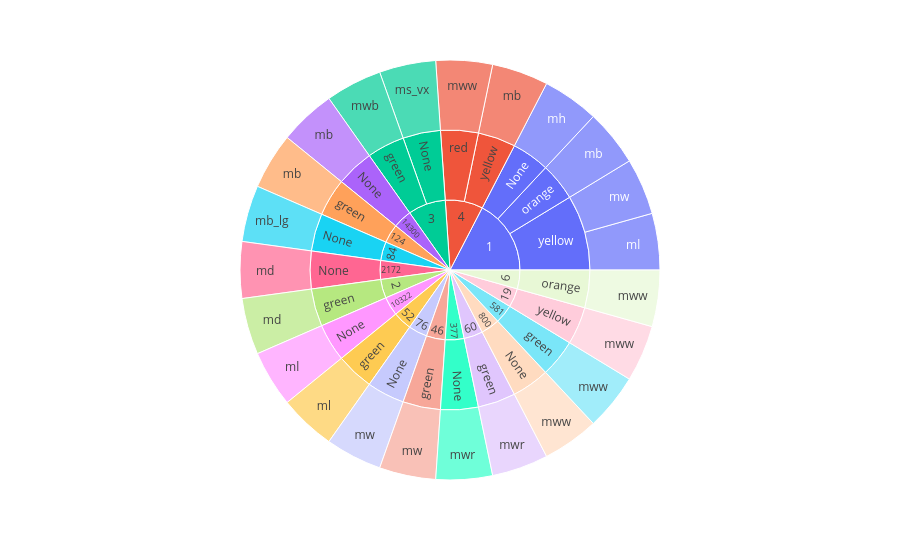

The notebook cell saved with this chart:
### Code cell
fig_sunburst=px.sunburst(
    magnitude_analysis,
    path=['count', 'alert_level', 'magnitude_type'],
)
fig_sunburst.show()

### Figure 1 — Plotly figure (JSON) as saved in the notebook; plotly's stock layout.template omitted (floating-point values rounded to 4 significant figures)
{"data": [{"branchvalues": "total", "domain": {"x": [0, 1], "y": [0, 1]}, "hovertemplate": "labels=%{label}<br>countalert_levelmagnitude_typemagnitude_type_path_copyalert_level_path_copycount_path_copy=%{value}<br>parent=%{parent}<br>id=%{id}<extra></extra>", "ids": ["14300/None/mb", "124/green/mb", "4/yellow/mb", "1/orange/mb", "84/None/mb_lg", "2172/None/md", "2/green/md", "1/None/mh", "10322/None/ml", "52/green/ml", "1/yellow/ml", "3/None/ms_vx", "76/None/mw", "46/green/mw", "1/yellow/mw", "3/green/mwb", "377/None/mwr", "60/green/mwr", "800/None/mww", "581/green/mww", "19/yellow/mww", "6/orange/mww", "4/red/mww", "14300/None", "124/green", "4/yellow", "1/orange", "84/None", "2172/None", "2/green", "1/None", "10322/None", "52/green", "1/yellow", "3/None", "76/None", "46/green", "3/green", "377/None", "60/green", "800/None", "581/green", "19/yellow", "6/orange", "4/red", "14300", "124", "4", "1", "84", "2172", "2", "10322", "52", "3", "76", "46", "377", "60", "800", "581", "19", "6"], "labels": ["mb", "mb", "mb", "mb", "mb_lg", "md", "md", "mh", "ml", "ml", "ml", "ms_vx", "mw", "mw", "mw", "mwb", "mwr", "mwr", "mww", "mww", "mww", "mww", "mww", "None", "green", "yellow", "orange", "None", "None", "green", "None", "None", "green", "yellow", "None", "None", "green", "green", "None", "green", "None", "green", "yellow", "orange", "red", "14300", "124", "4", "1", "84", "2172", "2", "10322", "52", "3", "76", "46", "377", "60", "800", "581", "19", "6"], "name": "", "parents": ["14300/None", "124/green", "4/yellow", "1/orange", "84/None", "2172/None", "2/green", "1/None", "10322/None", "52/green", "1/yellow", "3/None", "76/None", "46/green", "1/yellow", "3/green", "377/None", "60/green", "800/None", "581/green", "19/yellow", "6/orange", "4/red", "14300", "124", "4", "1", "84", "2172", "2", "1", "10322", "52", "1", "3", "76", "46", "3", "377", "60", "800", "581", "19", "6", "4", "", "", "", "", "", "", "", "", "", "", "", "", "", "", "", "", "", ""], "type": "sunburst", "values": [1, 1, 1, 1, 1, 1, 1, 1, 1, 1, 1, 1, 1, 1, 1, 1, 1, 1, 1, 1, 1, 1, 1, 1, 1, 1, 1, 1, 1, 1, 1, 1, 1, 2, 1, 1, 1, 1, 1, 1, 1, 1, 1, 1, 1, 1, 1, 2, 4, 1, 1, 1, 1, 1, 2, 1, 1, 1, 1, 1, 1, 1, 1]}], "layout": {"legend": {"tracegroupgap": 0}, "margin": {"t": 60}}}
